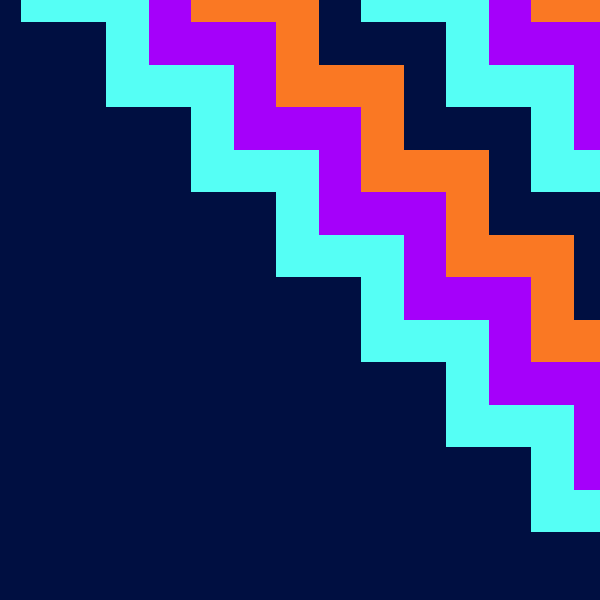
Frame 1 (no input)
Frame 60 (the mouse pressed at the canvas centre just before this capture): identical to frame 1, image omitted
Frame 120 (the mouse held since frame 60 and released just before this capture): identical to frame 1, image omitted

The Processing sketch that drew this single still picture (run headless with seeded random() and noise(); from frame 60 on, the mouse is pressed at the canvas centre):

// Processing sketch: build
// ── build.pde
int   u;
color [] palette = {#000F41,#55FFF5,#A500FA,#FA7823};

void setup() {
	size(600, 600);
	noFill();
	strokeCap(SQUARE);
	u = width / 7;
	strokeWeight(u / 2 + 1);
}
void draw() {
	background(palette[0]);
	for (float i = 0; i < 8; i++) {
		stroke(palette[(int)i % palette.length]);
		zigZag(i * u / 2, i * u / -2 - u / 2);
		// zigZag(i * u / -2, i * u / 2 - u / 2);
	}
}

void zigZag(float x, float y) {
	beginShape();
	while (y <= width) {
		vertex(x, y);
		y += u;
		vertex(x, y);
		x += u;
	}
	endShape(OPEN);
}
